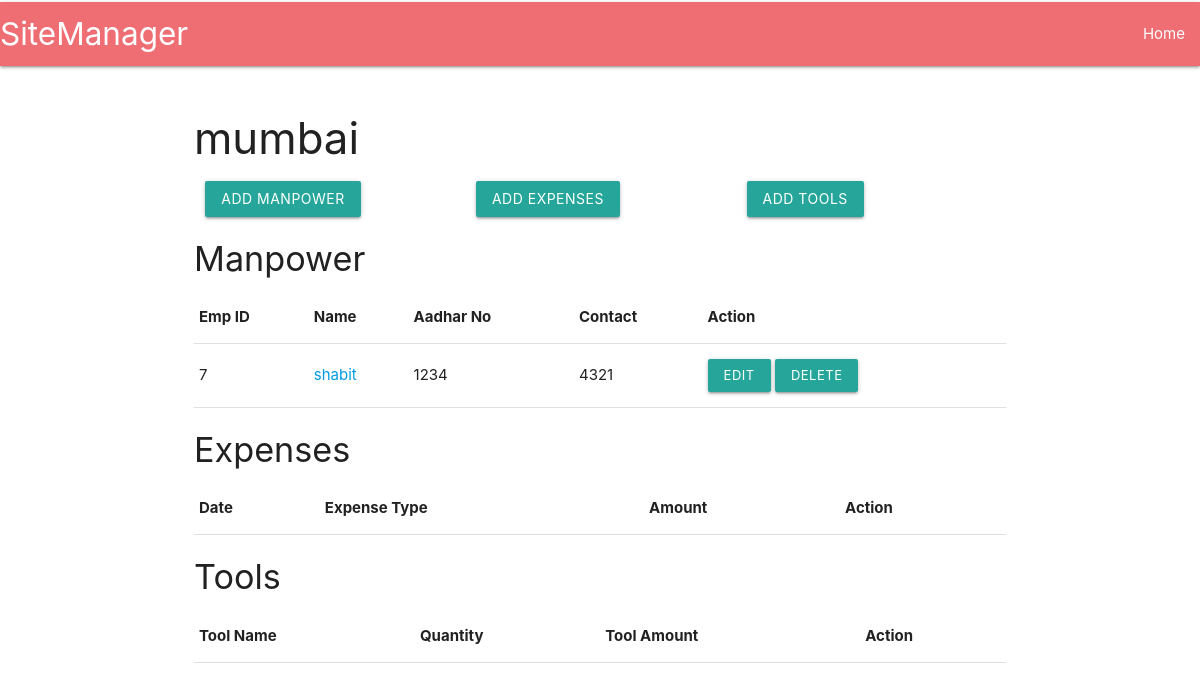
/ManageSites/2, run on an earlier commit of the app's database.
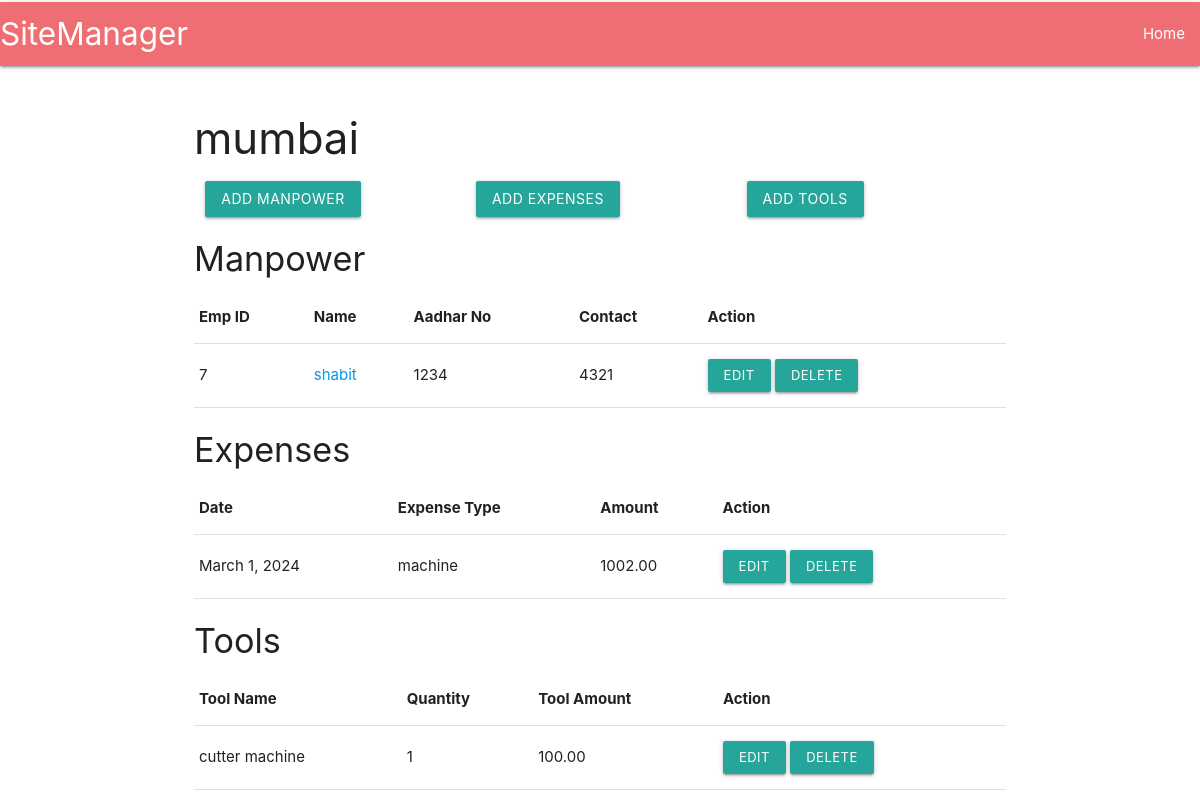
And on a later commit of the database.
### sites/models.py (models this page shows)
class Manpower(models.Model):
    site = models.ForeignKey(Site, on_delete=models.CASCADE)
    name = models.CharField(max_length=100)
    adhaarno = models.CharField(max_length=20)
    contact = models.CharField(max_length=20)

class Expense(models.Model):
    site = models.ForeignKey(Site, on_delete=models.CASCADE)
    description = models.TextField()
    amount = models.DecimalField(max_digits=100, decimal_places=2)
    date = models.DateField()

class Tool(models.Model):
    site = models.ForeignKey(Site, on_delete=models.CASCADE)
    name = models.CharField(max_length=100)
    quantity = models.IntegerField()
    amount = models.DecimalField(max_digits=100, decimal_places=2)

### sites/views.py (the view)
# urls.py: path('ManageSites/<int:site_id>', views.ManageSites, name='ManageSites'),
def ManageSites(request,site_id):
    siteInfo = get_object_or_404(Site, pk=site_id)
    manpowers = Manpower.objects.all()
    expenses = Expense.objects.all()
    Tools = Tool.objects.all()
    return render(request,'sites/ManageSitePage.html',{'siteInfo':siteInfo,'manpowers':manpowers,'expenses':expenses,'Tools':Tools})

### sites/templates/sites/ManageSitePage.html (shortened to what this page needs)
{% extends 'Navbar.html' %}
{% block content %}
<body>
    <div class="container">
        <h3>{{ siteInfo.name }}</h3>
        <div class="row">
            <div class="col s4">
                <a href="{% url 'AddManpower' siteInfo.id %}" class="btn waves-effect waves-light">Add Manpower</a>
            </div>
            <div class="col s4">
                <a href="{% url 'AddExpenses' siteInfo.id %}" class="btn waves-effect waves-light">Add Expenses</a>
            </div>
            <div class="col s4">
                <a href="{% url 'AddTools' siteInfo.id %}" class="btn waves-effect waves-light">Add Tools</a>
            </div>
        </div>
        <h4>Manpower</h4>
        <table class="highlight">
            <thead>
                <tr>
                    <th>Emp ID</th>
                    <th>Name</th>
                    <th>Aadhar No</th>
                    <th>Contact</th>
                    <th>Action</th>
                </tr>
            </thead>
            <tbody>
                {% for labour in manpowers %}
                {% if siteInfo == labour.site %}
                <tr>
                    <td> {{ labour.id }} </td>
                    <td> <a href="{% url 'LabourDetails' siteInfo.id labour.id %}" > {{ labour.name }} </a></td>
                    <td> {{ labour.adhaarno }} </td>
                    <td> {{ labour.contact }} </td>
                    <td>
                        <a href="#" class="btn-small waves-effect waves-light">Edit</a>
                        <a href="{% url 'delete_dataManage' 'manpower' labour.id siteInfo.id %}" class="btn-small waves-effect waves-light">Delete</a>
                    </td>
                </tr>
                {% endif %}
                {% endfor %}
            </tbody>
        </table>
        <h4>Expenses</h4>
        <table class="highlight">
            <thead>
                <tr>
                    <th>Date</th>
                    <th>Expense Type</th>
                    <th>Amount</th>
                    <th>Action</th>
                </tr>
            </thead>
            <tbody>
                {% for exp in expenses %}
                {% if siteInfo == exp.site %}
                <tr>
                    <td> {{ exp.date }} </td>
                    <td> {{ exp.description }} </td>
                    <td> {{ exp.amount }} </td>
                    <td>
                        <a href="#" class="btn-small waves-effect waves-light">Edit</a>
                        <a href="{% url 'delete_dataManage' 'expense' exp.id siteInfo.id %}" class="btn-small waves-effect waves-light">Delete</a>
                    </td>
                </tr>
                {% endif %}
                {% endfor %}
            </tbody>
        </table>
        <h4>Tools</h4>
        <table class="highlight">
            <thead>
                <tr>
                    <th>Tool Name</th>
                    <th>Quantity</th>
                    <th>Tool Amount</th>
                    <th>Action</th>
                </tr>
            </thead>
            <tbody>
                {% for tool in Tools %}
                {% if siteInfo == tool.site %}
                <tr>
                    <td> {{ tool.name }} </td>
                    <td> {{ tool.quantity }} </td>
                    <td> {{ tool.amount }} </td>
                    <td>
                        <a href="{% url 'EditTools' tool.id siteInfo.id %}" class="btn-small waves-effect waves-light">Edit</a>
                        <a href="{% url 'delete_dataManage' 'tool' tool.id siteInfo.id %}" class="btn-small waves-effect waves-light">Delete</a>
                    </td>
                </tr>
                {% endif %}
                {% endfor %}
            </tbody>
        </table>
    </div>
</body>
{% endblock %}

What changed in the data, as far as the page shows it:
added Expense: date "March 1, 2024", description "machine", amount "1002.00"
added Tool: name "cutter machine", quantity "1", amount "100.00"
